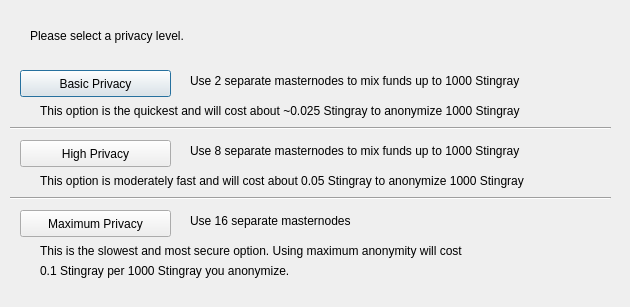
<?xml version="1.0" encoding="UTF-8"?>
<ui version="4.0">
 <class>DarksendConfig</class>
 <widget class="QDialog" name="DarksendConfig">
  <property name="geometry">
   <rect>
    <x>0</x>
    <y>0</y>
    <width>630</width>
    <height>307</height>
   </rect>
  </property>
  <property name="windowTitle">
   <string>Configure Darksend</string>
  </property>
  <widget class="QPushButton" name="buttonBasic">
   <property name="geometry">
    <rect>
     <x>20</x>
     <y>70</y>
     <width>151</width>
     <height>27</height>
    </rect>
   </property>
   <property name="text">
    <string>Basic Privacy</string>
   </property>
  </widget>
  <widget class="QPushButton" name="buttonHigh">
   <property name="geometry">
    <rect>
     <x>20</x>
     <y>140</y>
     <width>151</width>
     <height>27</height>
    </rect>
   </property>
   <property name="text">
    <string>High Privacy</string>
   </property>
  </widget>
  <widget class="QPushButton" name="buttonMax">
   <property name="geometry">
    <rect>
     <x>20</x>
     <y>210</y>
     <width>151</width>
     <height>27</height>
    </rect>
   </property>
   <property name="text">
    <string>Maximum Privacy</string>
   </property>
  </widget>
  <widget class="QLabel" name="label">
   <property name="geometry">
    <rect>
     <x>30</x>
     <y>20</y>
     <width>571</width>
     <height>31</height>
    </rect>
   </property>
   <property name="text">
    <string>Please select a privacy level.</string>
   </property>
  </widget>
  <widget class="QLabel" name="label_2">
   <property name="geometry">
    <rect>
     <x>190</x>
     <y>70</y>
     <width>421</width>
     <height>21</height>
    </rect>
   </property>
   <property name="text">
    <string>Use 2 separate masternodes to mix funds up to 1000 Stingray</string>
   </property>
  </widget>
  <widget class="QLabel" name="label_3">
   <property name="geometry">
    <rect>
     <x>190</x>
     <y>140</y>
     <width>411</width>
     <height>21</height>
    </rect>
   </property>
   <property name="text">
    <string>Use 8 separate masternodes to mix funds up to 1000 Stingray</string>
   </property>
  </widget>
  <widget class="QLabel" name="label_4">
   <property name="geometry">
    <rect>
     <x>190</x>
     <y>210</y>
     <width>421</width>
     <height>21</height>
    </rect>
   </property>
   <property name="text">
    <string>Use 16 separate masternodes</string>
   </property>
  </widget>
  <widget class="QLabel" name="label_6">
   <property name="geometry">
    <rect>
     <x>40</x>
     <y>100</y>
     <width>561</width>
     <height>21</height>
    </rect>
   </property>
   <property name="text">
    <string>This option is the quickest and will cost about ~0.025 Stingray to anonymize 1000 Stingray</string>
   </property>
  </widget>
  <widget class="QLabel" name="label_7">
   <property name="geometry">
    <rect>
     <x>40</x>
     <y>170</y>
     <width>561</width>
     <height>21</height>
    </rect>
   </property>
   <property name="text">
    <string>This option is moderately fast and will cost about 0.05 Stingray to anonymize 1000 Stingray</string>
   </property>
  </widget>
  <widget class="QLabel" name="label_8">
   <property name="geometry">
    <rect>
     <x>40</x>
     <y>240</y>
     <width>561</width>
     <height>21</height>
    </rect>
   </property>
   <property name="text">
    <string>This is the slowest and most secure option. Using maximum anonymity will cost</string>
   </property>
  </widget>
  <widget class="QLabel" name="label_9">
   <property name="geometry">
    <rect>
     <x>40</x>
     <y>260</y>
     <width>561</width>
     <height>21</height>
    </rect>
   </property>
   <property name="text">
    <string>0.1 Stingray per 1000 Stingray you anonymize.</string>
   </property>
  </widget>
  <widget class="Line" name="line">
   <property name="geometry">
    <rect>
     <x>10</x>
     <y>120</y>
     <width>601</width>
     <height>16</height>
    </rect>
   </property>
   <property name="orientation">
    <enum>Qt::Horizontal</enum>
   </property>
  </widget>
  <widget class="Line" name="line_2">
   <property name="geometry">
    <rect>
     <x>10</x>
     <y>190</y>
     <width>601</width>
     <height>16</height>
    </rect>
   </property>
   <property name="orientation">
    <enum>Qt::Horizontal</enum>
   </property>
  </widget>
 </widget>
 <resources/>
 <connections/>
</ui>
